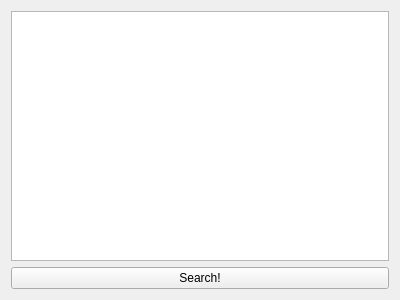
<?xml version="1.0" encoding="UTF-8"?>
<ui version="4.0">
 <class>Search</class>
 <widget class="QWidget" name="Search">
  <property name="geometry">
   <rect>
    <x>0</x>
    <y>0</y>
    <width>400</width>
    <height>300</height>
   </rect>
  </property>
  <property name="windowTitle">
   <string>searchAndReplace</string>
  </property>
  <layout class="QGridLayout" name = "fLayout">
   <item row="0" column="1">
    <widget class="QTextEdit" name="text"/>
   </item>
  <item row="1" column="1">
  <widget class="QPushButton" name="search">
   <property name="geometry">
    <rect>
     <x>220</x>
     <y>260</y>
     <width>75</width>
     <height>23</height>
    </rect>
   </property>
   <property name="text">
    <string>Search!</string>
   </property>
   </widget>
  </item>
  </layout>
 </widget>
 <resources/>
</ui>
